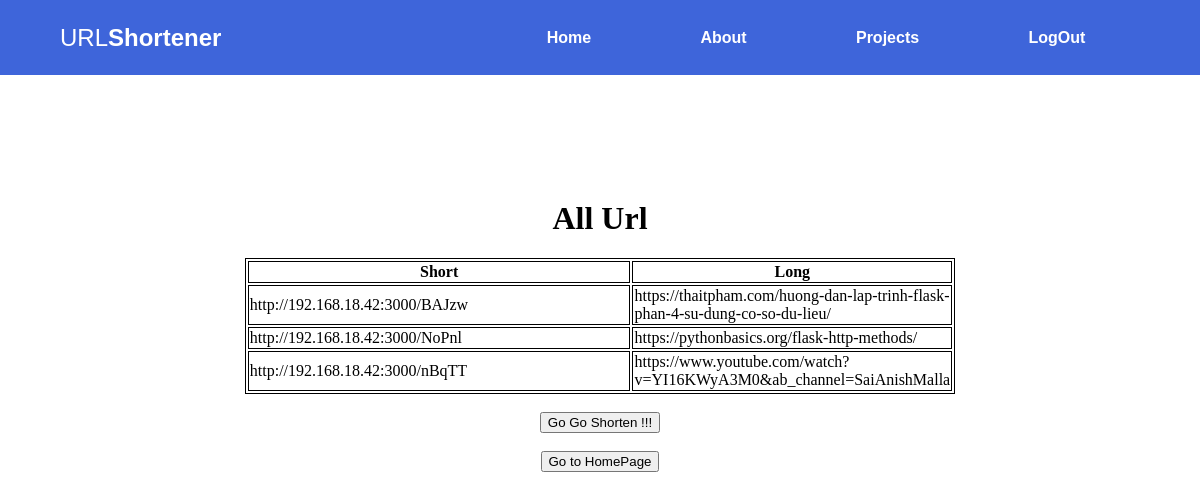
The page /all_urls (signed in) on the database its author committed.
### app.py (models this page shows, shortened)
class Urls(db.Model):
    __tablename__ = 'urls'
    id_ = db.Column(db.Integer, primary_key=True)
    long = db.Column(db.String(500))
    short = db.Column(db.String(10), unique=True)
    user_id = db.Column(db.Integer, db.ForeignKey('users.id_user'), nullable=False)
    url = db.relationship("Users", backref=db.backref("Urls", lazy=True))

### app.py (the view)
@app.route('/all_urls')
def display_all():
    userid = session['user']
    return render_template('all_urls.html', vals=Urls.query.filter_by(user_id=userid))

### templates/all_urls.html (shortened to what this page needs)
{% extends "base.html" %}
{% block content %}
      <h1><center>All Url</center></h1>
      <table>
         <tr>
            <th>Short</th>
             <th>Long</th>
         </tr>
          {% for url in vals %}
         <tr>
            <td>http://192.168.18.42:3000/{{url.short}}</td>
            <td>{{url.long}}</td>
         </tr>
         {% endfor %}
      </table>
<div style="text-align: center; width: 50%; margin: 0 auto;">
            <form>
            <br><button formaction="{{url_for('home')}}" >Go Go Shorten !!!</button> <br>
            <br><button formaction="{{url_for('index')}}" >Go to HomePage</button>
            </form>
</div>
{% endblock %}

### templates/base.html (shortened to what this page needs)
<!doctype html>
<html lang="en">
<head>
	<nav>
	<div class="logo">URL <strong>Shortener</strong></div>
	<ul class="links">
		<li><a href="{{url_for('index')}}">Home</a></li>
		<li><a href="{{url_for('about')}}">About</a></li>
		<li><a href="#projects">Projects</a></li>
		{% if 'user' in session %}
            <li><a href="{{url_for('logout')}}">LogOut</a></li>
		{% else %}
				<li><a href="{{url_for('signup')}}">Signup</a></li>
				<li><a href="{{url_for('login')}}">Login</a></li>
		{% endif%}
	</ul>
    </nav>
    <link rel="stylesheet" href="{{url_for('static', filename='style.css')}}" />
</head>
<body>
    <div>
        {% block content%}
        {% endblock %}
    </div>
  </body>
</html>

### static/style.css (style rules this page uses)
body { padding: 0; margin-top: 200px; background-image: url("assets/bg.png"); }
nav { position: fixed; z-index: 10; left: 0; right: 0; top: 0; font-family: 'Montserrat', sans-serif; padding: 0 5%; height: 75px; background-color: #3e65da; }
nav .logo { float: left; width: 40%; height: 100%; display: flex; align-items: center; font-size: 24px; color: #fff; }
nav .links { float: right; padding: 0; margin: 0; width: 60%; height: 100%; display: flex; justify-content: space-around; align-items: center; }
nav .links li { list-style: none; }
nav .links a { display: block; padding: 1em; font-size: 16px; font-weight: bold; color: #fff; text-decoration: none; }

### templates/all_urls.html (style rules this page uses)
table, th, td { border: 1px solid black; width: 60%; margin: 0 auto; }

### rows shown on the page
Urls: short "BAJzw", long "https://thaitpham.com/huong-dan-lap-trinh-flask-phan-4-su-dung-co-so-du-lieu/"
Urls: short "NoPnl", long "https://pythonbasics.org/flask-http-methods/"
Urls: short "nBqTT", long "https://www.youtube.com/watch?v=YI16KWyA3M0&ab_channel=SaiAnishMalla"
